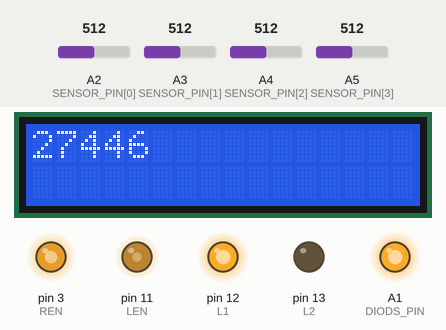
Recording of a sketch running on a simulated Arduino Uno, built with avr-gcc and run on an emulated ATmega328P. On the bench: 16×2 character LCD, output pins drawn as LEDs (lit = HIGH). The inputs (shaded band) are chosen by the test bench; at power-on: A2 (SENSOR_PIN[0]) = 512, A3 (SENSOR_PIN[1]) = 512, A4 (SENSOR_PIN[2]) = 512, A5 (SENSOR_PIN[3]) = 512. Pins used as bus, display or sensor lines are not drawn.

Above: at 1.2 s.
1.3 s: A2 (SENSOR_PIN[0]) set to 34
At 2.5 s:
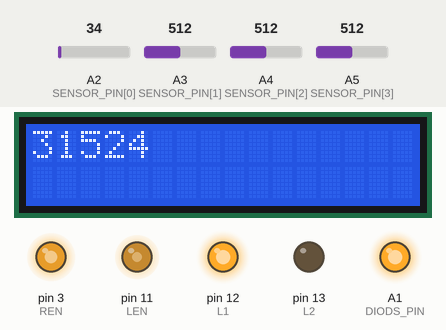
2.8 s: A2 (SENSOR_PIN[0]) set to 29
At 3.7 s:
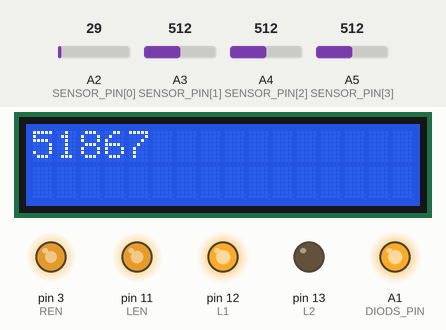
4.3 s: A3 (SENSOR_PIN[1]) set to 716
At 4.8 s:
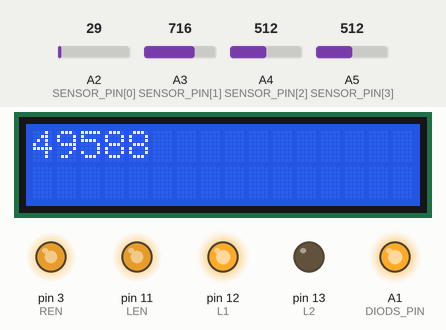
5.8 s: A4 (SENSOR_PIN[2]) set to 306
At 7.0 s:
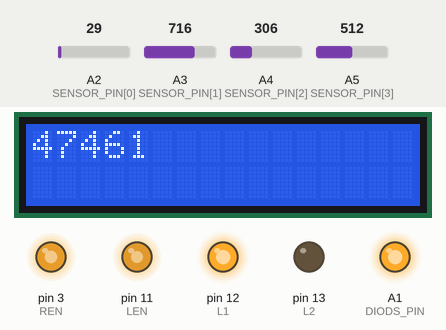
7.3 s: A3 (SENSOR_PIN[1]) set to 5
At 8.2 s:
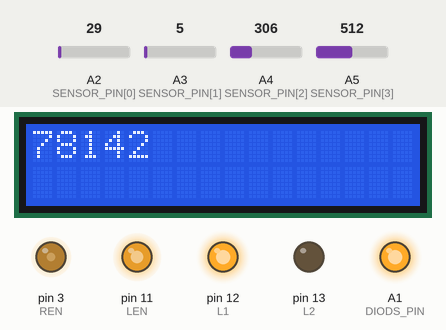
8.8 s: A4 (SENSOR_PIN[2]) set to 5
At 9.4 s:
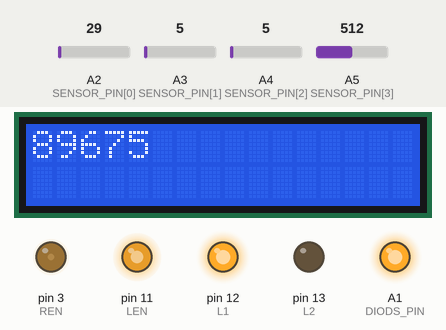
Timing chart, 0 to 11.3 s (numbered marks = the images above; inputs shaded):
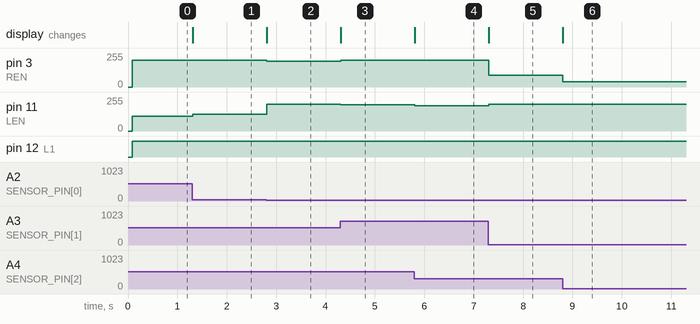

Measured:
- the behaviour switches between 32 and 31 on A2 (SENSOR_PIN[0]) (found by bisection; images 1 and 2)
- after the input at 1.3 s, pin 11 (LEN): 109/255 → 126/255 at once; the display: changes at once (image 1)
- after the input at 2.8 s, pin 3 (REN): 200/255 → 192/255 at once; pin 11 (LEN): 126/255 → 200/255 at once; the display: changes at once (image 2)
- after the input at 4.3 s, pin 3 (REN): 192/255 → 200/255 at once; pin 11 (LEN): 200/255 → 198/255 at once; the display: changes at once (image 3)
- after the input at 5.8 s, pin 11 (LEN): 198/255 → 189/255 at once; the display: changes at once (image 4)
- after the input at 7.3 s, pin 3 (REN): 200/255 → 87/255 at once; pin 11 (LEN): 189/255 → 200/255 at once; the display: changes at once (image 5)
- after the input at 8.8 s, pin 3 (REN): 87/255 → 41/255 at once; the display: changes at once (image 6)

The sketch:

lf09.ino
```cpp
#include <LiquidCrystal.h>
LiquidCrystal lcd(8, 9, 4, 5, 6, 7);

// 1/0 - forward
#define REN 3
#define R1 2
#define R2 1

// 1/0 - forward
#define LEN 11
#define L1 12
#define L2 13

#define SCNT 4
#define BUTTONS_PIN A0
#define DIODS_PIN A1
int SENSOR_PIN[ SCNT ] = { A2, A3, A4, A5 };

int sRaw[ SCNT ];
long sComp[ SCNT*2 ];

void waitForButton() {
  while( analogRead( BUTTONS_PIN ) > 800 ) {
    delay( 1 );
  }
}

void readSensors() {
  for( int i=0; i<4; i++ ) {
    sRaw[ i ] = analogRead( SENSOR_PIN[ i ]);
  }
}


void message( char* msg ) {

  lcd.clear();
  lcd.print( msg );

//  Serial.print( "message: " );
//  Serial.println( msg );
}

byte vrt1[8] = {
  B10000,
  B10000,
  B10000,
  B10000,
  B10000,
  B10000,
  B10000,
  B10000
};

byte vrt2[8] = {
  B01000,
  B01000,
  B01000,
  B01000,
  B01000,
  B01000,
  B01000,
  B01000
};

byte vrt3[8] = {
  B00100,
  B00100,
  B00100,
  B00100,
  B00100,
  B00100,
  B00100,
  B00100
};

byte vrt4[8] = {
  B00010,
  B00010,
  B00010,
  B00010,
  B00010,
  B00010,
  B00010,
  B00010
};

byte vrt5[8] = {
  B00001,
  B00001,
  B00001,
  B00001,
  B00001,
  B00001,
  B00001,
  B00001
};

byte blk1[8] = {
  B10000,
  B10000,
  B10000,
  B10000,
  B10000,
  B10000,
  B10000,
  B10000
};

byte blk2[8] = {
  B11000,
  B11000,
  B11000,
  B11000,
  B11000,
  B11000,
  B11000,
  B11000
};

byte blk3[8] = {
  B11100,
  B11100,
  B11100,
  B11100,
  B11100,
  B11100,
  B11100,
  B11100
};

byte blk4[8] = {
  B11110,
  B11110,
  B11110,
  B11110,
  B11110,
  B11110,
  B11110,
  B11110
};

byte blk5[8] = {
  B11111,
  B11111,
  B11111,
  B11111,
  B11111,
  B11111,
  B11111,
  B11111
};

void bar( int i ) {
    int p = i / 5;
    int c = i % 5;
    for( int f=0; f<p; f++ ) {
      lcd.setCursor( f, 0 );
      lcd.write( 14 );
    }
    lcd.setCursor( p, 0 );
    lcd.write( c+10 );
    for( int e=p+1; e<=15; e++ ) {
      lcd.setCursor( e, 0 );
      lcd.write( 32 );
    }
    lcd.setCursor( 0, 1 );
    lcd.print( i );
    lcd.print( "   " );
}

void createChars() {
  lcd.createChar( 0, vrt1 );
  lcd.createChar( 1, vrt2 );
  lcd.createChar( 2, vrt3 );
  lcd.createChar( 3, vrt4 );
  lcd.createChar( 4, vrt5 );
  lcd.createChar( 10, blk1 );
  lcd.createChar( 11, blk2 );
  lcd.createChar( 12, blk3 );
  lcd.createChar( 13, blk4 );
  lcd.createChar( 14, blk5 );
}


void setup() {

  pinMode( A0, INPUT );  // przyciski
  pinMode( A1, OUTPUT ); // diody
  digitalWrite( DIODS_PIN, HIGH );

  pinMode( A2, INPUT );  // sensor
  pinMode( A3, INPUT );  // sensor
  pinMode( A4, INPUT );  // sensor
  pinMode( A5, INPUT );  // sensor

  pinMode( REN, OUTPUT ); // motor stop
  pinMode( R1, OUTPUT );
  pinMode( R2, OUTPUT );
  analogWrite( REN, 0 );
  digitalWrite( R1, LOW );
  digitalWrite( R2, LOW );

  pinMode( LEN, OUTPUT );  // motor stop
  pinMode( L1, OUTPUT );
  pinMode( L2, OUTPUT );
  analogWrite( REN, 0 );
  digitalWrite( L1, LOW );
  digitalWrite( L2, LOW );

  lcd.begin(16, 2);
  createChars();
//  Serial.begin( 115200 );
//  Serial.begin( 9600 );

  message( "press!" );
  waitForButton();
  message( "go..." );
}

//void loop1() {
//  readSensors();
//  Serial.print( millis());
//  Serial.print( ", " );
//  for( int i = 0; i < SCNT; i++ ) {
//    Serial.print( sRaw[ i ] );
//    Serial.print( ", " );
//  }
//  Serial.println();
//}

// parametry do normalizacji [%]
//long sMin[ SCNT ] = {  2698,  2476,  2471,  2555 };
//long sMax[ SCNT ] = { 76399, 58143, 56300, 77389 };
long sMin[ SCNT ] = {  1800,  1700,  1800,  1600 };
long sMax[ SCNT ] = { 67900, 54900, 59100, 57300 };
long sPct[ SCNT ];


void normalize() {
// sRaw -> sPct (0..10000)

  for( int i=0; i<SCNT; i++ ){
    long s = sRaw[ i ];
    s = s * 100;
    s = s - sMin[ i ];
    if( s<0 ) {
      s = 0;
    }
    s = s * 10000;
    s = s / ( sMax[i] - sMin[i] );
    if( s > 10000 ) {
      s = 10000;
    }
    sPct[i] = s;
  }
}


void calibrate() {
  long mn[ SCNT ];
  long mx[ SCNT ];
  readSensors();
  for( int s=0; s<SCNT; s++ ) {
    mn[s] = sRaw[s];
    mx[s] = sRaw[s];
  }
  for(;;) {
    readSensors();
    for( int s=0; s<SCNT; s++ ) {
      if( sRaw[s] > mx[s] ) {
        mx[s] = sRaw[s];
        lcd.setCursor( s*4, 1 );
        lcd.print( sRaw[s] );
        lcd.print( " ");
      } else if( sRaw[s] < mn[s] ) {
        mn[s] = sRaw[s];
        lcd.setCursor( s*4, 0 );
        lcd.print( sRaw[s] );
        lcd.print( " ");
      }
    }

//
//    lcd.setCursor( 0, 0 );
//    lcd.print( mn[0] );
//    lcd.print( " " );
//    lcd.setCursor( 0, 1 );
//    lcd.print( mx[0] );
//    lcd.print( "  " );

  }
}

void loop3() {
  calibrate();
}

long computePosition() {
  int az[ 2*SCNT ];
  for( int c=0; c<2*SCNT; c++ ) {
    az[c] = sComp[c] > 0;
  }
  if( az[0] && !az[2] )
    return sComp[ 0 ];
  if( az[1] && az[2] )
    return (sComp[1] + sComp[2]) / 2;
  if( !az[1] && az[3] && !az[4])
    return sComp[3];
  if( az[3] && az[4] )
    return (sComp[3] + sComp[4]) / 2;
  if( !az[3] && az[4] && !az[6] )
    return sComp[4];
  if( az[5] && az[6] )
    return (sComp[5] + sComp[6]) / 2;
  if( !az[5] && az[7] )
    return sComp[7];
  return -1;
}

const int PCNT = 16;
const long tPct[PCNT] = { 200, 300, 500, 1000, 2000, 3000, 4000, 5000, 6000, 7000, 8000, 9000, 9500, 9800, 9900, 10000 };

const long tPos[2*SCNT][PCNT] = {{ 0, 0, 0, 10, 1041, 2014, 3074, 4285, 5659, 7213, 9049, 11513, 13317, 15017, 15832, 17600 },
  { 33491, 32793, 32264, 31537, 30525, 29637, 28746, 27821, 26824, 25689, 24323, 22478, 21175, 19890, 19229, 17600 },
  { 17090, 18889, 19985, 20915, 21842, 22545, 23264, 24032, 24916, 25956, 27259, 29031, 30380, 31610, 32280, 33700 },
  { 50261, 49094, 48491, 47660, 46740, 46006, 45230, 44400, 43466, 42415, 41072, 39159, 37679, 36269, 35563, 33700 },
  { 53071, 55261, 56767, 57735, 58823, 59603, 60372, 61200, 62100, 63139, 64390, 66139, 67440, 68620, 69200, 70700 },
  { 84358, 82890, 82137, 81391, 80568, 79919, 79242, 78512, 77716, 76801, 75730, 74309, 73261, 72315, 71786, 70700 },
  { 68201, 69029, 69639, 70342, 71213, 71926, 72611, 73351, 74169, 75119, 76297, 77952, 79228, 80509, 81159, 83100 },
  { 100000, 100000, 100000, 99995, 99117, 98257, 97340, 96327, 95185, 93826, 92047, 89424, 87438, 85751, 84940, 83100 }};


void loop() {
  readSensors();
  normalize();

  for( int s=0; s<SCNT; s++ ) {

    int rg;
    long sp = sPct[ s ];
//    Serial.print( sp );
//    Serial.print( " " );

    for( rg = 0; rg < PCNT; rg++ ) {
      if( sp < tPct[rg] ) {
        break;
      }
    }
    if( rg == PCNT ) {
      rg = PCNT - 1;
    }

//    Serial.print( tPct[ rg ]);
//    Serial.print( " " );

    for( int b=0; b<=1; b++ ) {

      long r;
      if( rg == 0 ) {
        r = -1; // brak wyniku z danej gałęzi; może jeszcze inne warunki braku wyniku; jeszcze warunki na wynik niskiej jakości
      } else {
        long d1 = sp - tPct[ rg-1 ];
        long d2 = tPct[ rg ] - sp;
        r = (d1*tPos[ 2*s+b ][ rg ] + d2*tPos[ 2*s+b ][ rg-1 ]) / (d1+d2);
      }
      sComp[ 2*s+b ] = r;
//      Serial.print( r );
//      Serial.print( " " );
    }

//    Serial.print( " /  " );
  }

  long p = computePosition();
//  Serial.print( p );
//  bar( p / 1250 );
  lcd.home();
  lcd.print( p );
  lcd.print( "   " );

//  Serial.println();
//  delay( 50 );

  digitalWrite( R1, HIGH );
  digitalWrite( R2, LOW );

  digitalWrite( L1, HIGH );
  digitalWrite( L2, LOW );

  int MS = 200;

  if( p == -1 ) {
    analogWrite( REN, 0 );
    analogWrite( LEN, 0 );
  } else if( p < 50000 ) {
    analogWrite( REN, MS );
    analogWrite( LEN, p * MS / 50000 );
  } else {
    analogWrite( REN, (100000-p) * MS / 50000 );
    analogWrite( LEN, MS );
  }


}

//void loop5() {
//  digitalWrite( R1, HIGH );
//  digitalWrite( R2, LOW );
//
//  digitalWrite( L1, HIGH );
//  digitalWrite( L2, LOW );
//
//  int MS = 255;
//
//  if( -1 == -1 ) {
//    analogWrite( REN, MS );
//    analogWrite( LEN, MS );
//  } else {
//    analogWrite( REN, 0 );
//    analogWrite( LEN, 0 );
//  }
//
//}

//void loop() {
//    analogWrite( LEN, 255 );
//    analogWrite( REN, 255 );
//
//  digitalWrite( L1, LOW );
//  digitalWrite( L2, LOW );
//  digitalWrite( R1, LOW );
//  digitalWrite( R2, LOW );    //błąd: stale wysoki! PIN1
//
//
//  digitalWrite( R1, HIGH );
//  digitalWrite( R2, LOW );
//  delay( 3000 );
//
//  digitalWrite( R1, LOW );
//  digitalWrite( R2, HIGH );
//  delay( 3000 );
//
//}

//void loop() {
//  pinMode( 13, OUTPUT );
//  pinMode( 1, OUTPUT );
//  digitalWrite( 13, HIGH );
//  digitalWrite( 1, HIGH );
//  delay( 3000 );
//  digitalWrite( 13, LOW );
//  digitalWrite( 1, LOW );
//  delay( 3000 );
//}
```
